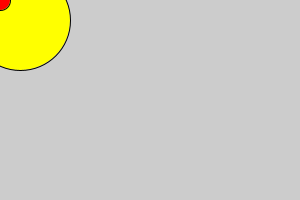
Frame 1 (no input)
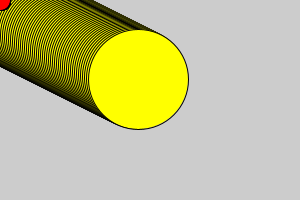
Frame 60 (the mouse pressed at the canvas centre just before this capture)
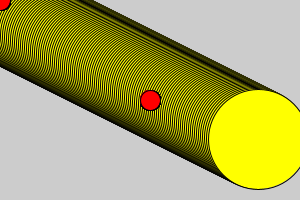
Frame 120 (the mouse held since frame 60 and released just before this capture)

The Processing sketch that drew these frames (run headless with seeded random() and noise(); from frame 60 on, the mouse is pressed at the canvas centre):

// Processing sketch: processing_106680
// ── processing_106680.pde

int x=20;
int y=20;

void setup(){
    size(300,200);
   
}

void draw(){
    fill(255,255,0);
    ellipse(x,y,100,100);
    y=y+1;
    x=x+2;
    
    fill(255,0,0);
    ellipse(mouseX,mouseY,20,20);
}
